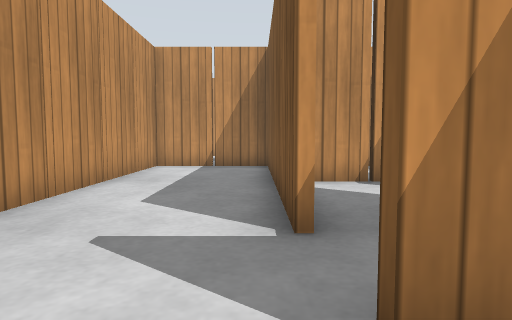
View 1 (above)

23 first-person views from a walk through a Gazebo world. The camera is 0.5 m above the floor, tilts 4° down and sees 75° across. The floor is counted in squares, 0.5 m on a side. Each view is taken from the middle of a square. On the plan, view 1 faces up. The plan holds only what a view shows up to about 12 squares ahead; the rest is blank. Simple patterns stand in for the simulator's built-in surfaces.

View 2
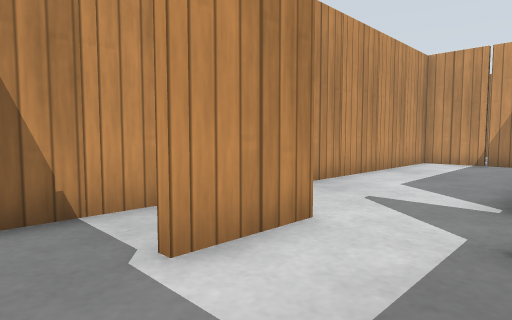

View 3
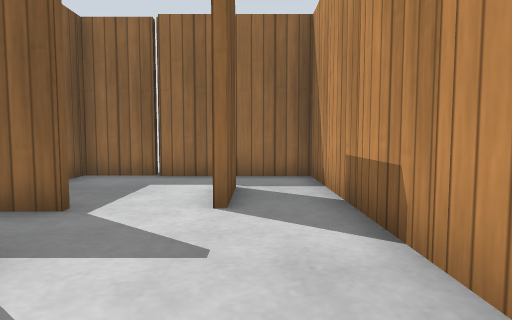

View 4
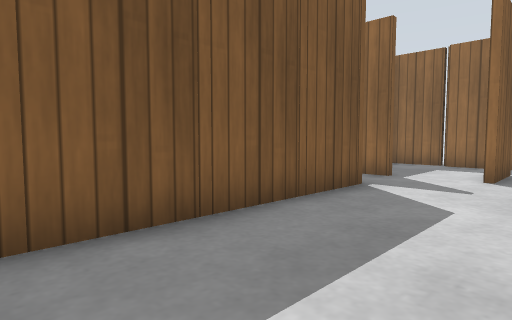

View 5
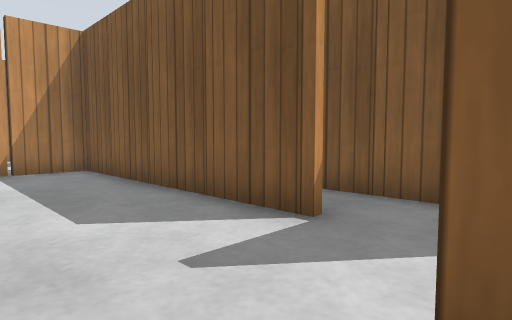

View 6
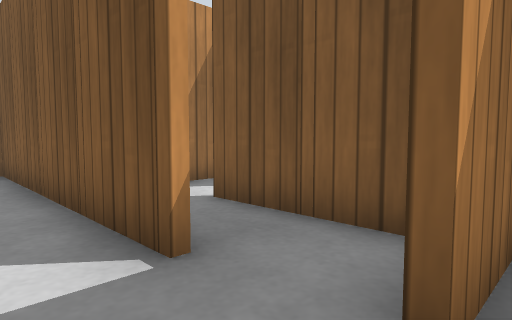

View 7
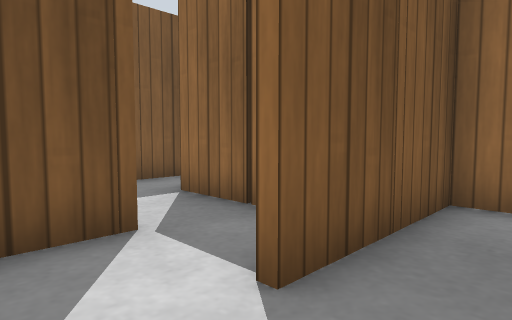

View 8
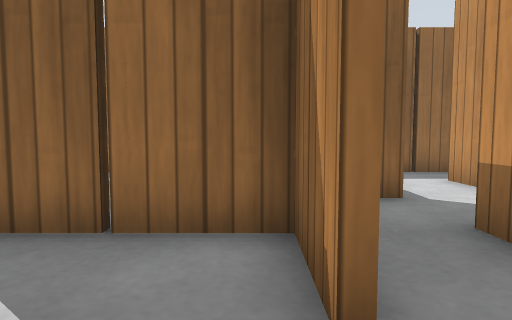

View 9
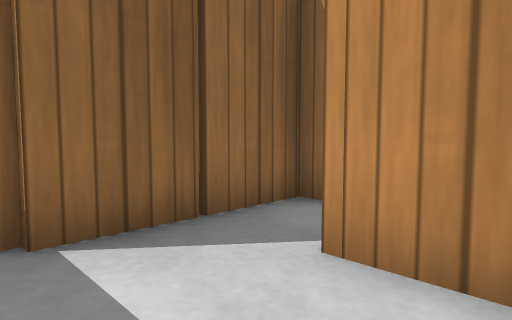

View 10
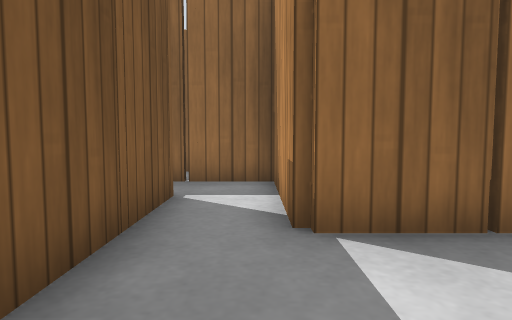

View 11
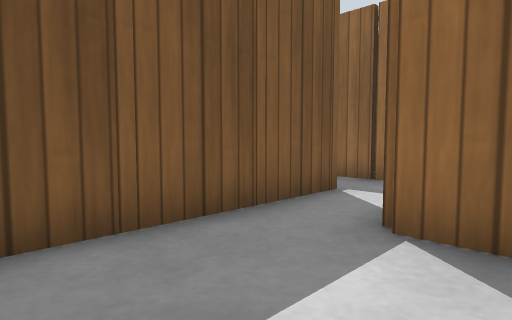

View 12
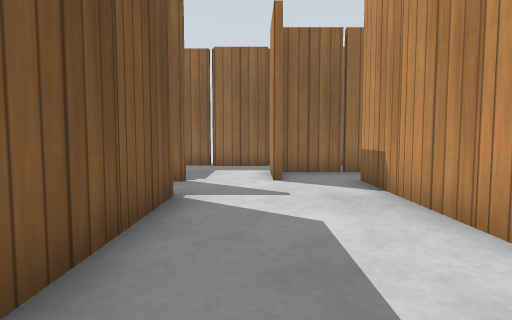

View 13
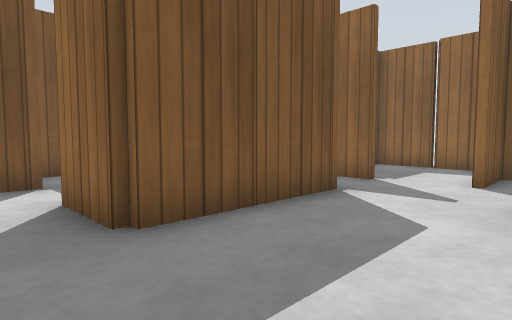

View 14
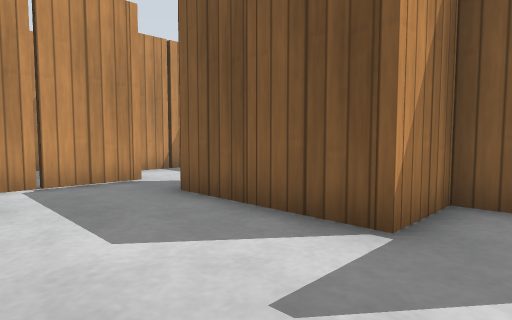

View 15
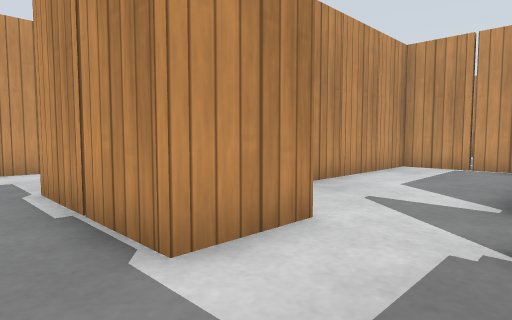

View 16
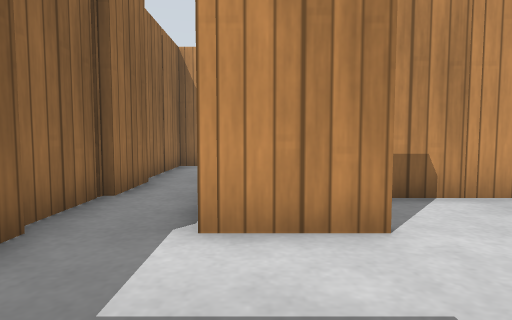

View 17
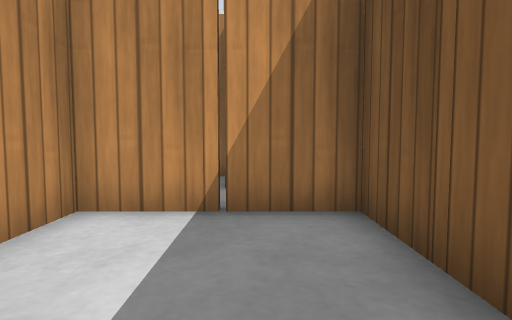

View 18
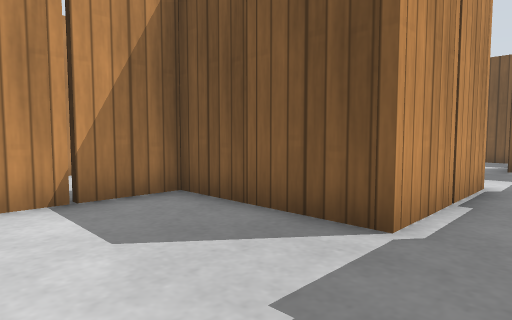

View 19
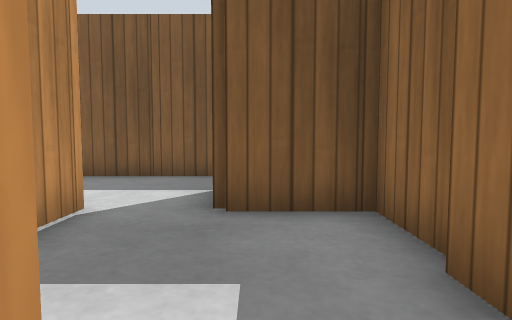

View 20
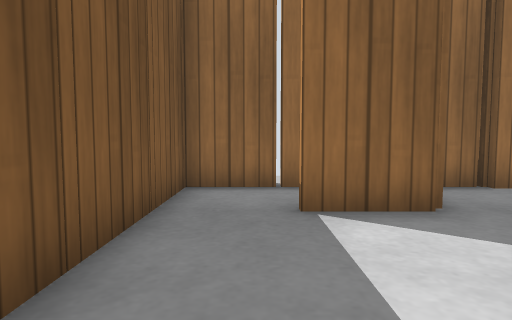

View 21
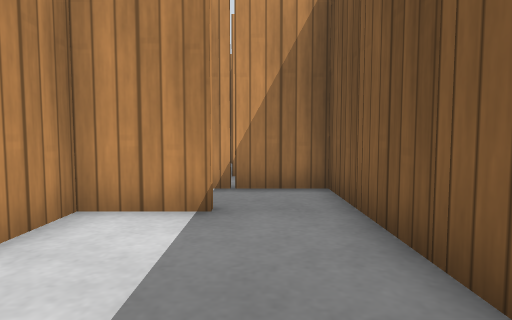

View 22
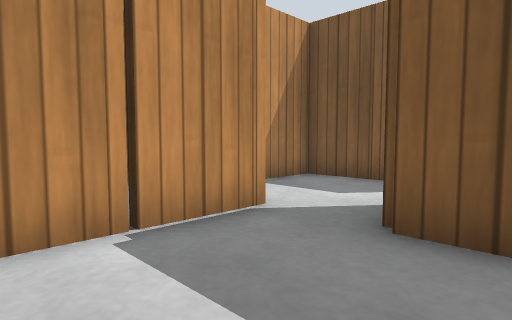

View 23
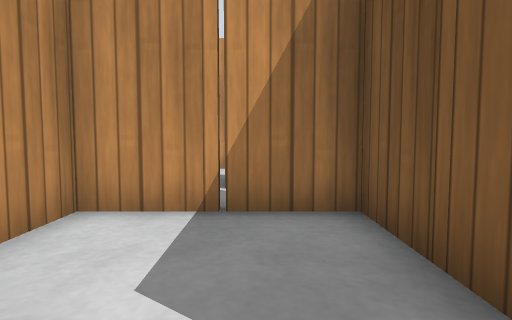

### Floor plan
Points are (right, up) in squares from view 1. A wall is a line through its corners. A room is listed if a view was taken in it or the views show most of it. See-through windows are left out.
Room 1 (views 1, 2, 3, 4, 5, 6, 7, 8, 9, 10, 11, 18, 19)
walls: (0.5, 1.6) (2.4, 1.6) (2.4, 5.5); (0.4, 4.4) (0.4, 5.5); (-1.4, 1.5) (-1.4, 0.4); (2.6, 5.5) (2.6, 3.6) (6.6, 3.6); (0.4, 6.4) (0.4, 7.5); (-1.6, 0.5) (-1.6, 1.5); (0.4, 7.9) (0.4, 11.5); (4, 7.4) (1.2, 7.4); (0.5, -2.6) (6, -2.6); (8.4, 4.5) (8.4, 5.5); (6.5, -2.4) (7.6, -2.4); (7.5, 7.4) (4.6, 7.4) (4.6, 6.4); (8.4, 6.4) (8.4, 7.4); (-0.4, 11.4) (-3.4, 11.4) (-3.4, -2.4) (-0.5, -2.4); (8.5, -2.6) (10.6, -2.6); (10.6, -0.6) (6.4, -0.6) (6.4, 1.5)
low walls: (2.4, 1.4) (0.5, 1.4)
ways out: opening at (7, 5) to room 2; opening at (9.5, -1.5) to room 2; opening at (4, 1) to room 6
objects: wooden post (-4, 0); wooden post (-4, 2); wooden post (-4, 4); wooden post (-4, 6); wooden post (-4, 8); wooden post (-4, 10); wooden post (-2, -2); wooden post (-2, 0); wooden post (-2, 11); wooden post (0, -3); wooden post (0, 4); wooden post (0, 6); wooden post (0, 8); wooden post (1, 9); wooden post (2, -2); wooden post (2, 0); wooden post (2, 4); wooden post (2, 7); wooden post (4, -3); wooden post (4, 6); wooden post (6, 0); wooden post (6, 7); wooden post (8, -3); wooden post (8, -1)
Room 2 (views 12, 13, 14, 15, 16, 17, 22)
walls: (10.6, 1.5) (10.6, -0.6); (12.5, 1.6) (13.5, 1.6); (8.4, 2.5) (8.4, 3.6); (14.4, 2.6) (14.4, 3.4) (12.4, 3.4) (12.4, 5.6); (12.4, 6.4) (12.4, 7.6); (14.5, 1.4) (13.5, 1.4); (6.6, 3.6) (6.6, -0.4) (10.4, -0.4) (10.4, 1.5); (6.4, 3.4) (5.5, 3.4); (8.4, 7.4) (7.5, 7.4); (10.5, -2.4) (12.5, -2.4); (14.4, -1.5) (14.4, -0.4); (12.5, -2.6) (14.5, -2.6); (12.5, 9.4) (8.6, 9.4) (8.6, 2.4)
ways out: opening at (7, 5) to room 1; opening at (9.5, -1.5) to room 1; opening at (15.5, 5) to room 3; opening at (13.5, -0.5) to room 4; opening at (13, 9) to room 5
objects: wooden post (6, 2); wooden post (8, 2); wooden post (8, 4); wooden post (8, 6); wooden post (9, 7); wooden post (10, 9); wooden post (11, -1); wooden post (12, -3); wooden post (12, 4); wooden post (12, 6); wooden post (14, -2); wooden post (14, 4)
Room 3 (view 20)
walls: (18.4, 3.4) (18.4, 5.4) (16.1, 5.4)
ways out: opening at (15.5, 5) to room 2; opening at (18, 4) to room 4
objects: wooden post (16, 5)
Room 4 (view 21)
walls: (16.5, 3.4) (14.6, 3.4) (14.6, 2); (14.4, -0.4) (16.5, -0.4); (16.5, -2.6) (18.4, -2.6) (18.4, 3.4)
ways out: opening at (13.5, -0.5) to room 2; opening at (18, 4) to room 3
objects: wooden post (15, 1); wooden post (16, -3); wooden post (19, -1); wooden post (19, 1); wooden post (19, 3)
Room 5 (view 23)
walls: (16.4, 8.8) (16.4, 9.5); (16.4, 10.4) (16.4, 11.4) (12.6, 11.4) (12.6, 10); (12.4, 7.6) (14.5, 7.6)
ways out: opening at (13, 9) to room 2
objects: wooden post (13, 9); wooden post (14, 11); wooden post (16, 8); wooden post (16, 10)
Room 6 (no view inside)
walls: (5.5, 3.4) (3.6, 3.4); (6.4, 2.4) (6.4, 3.4)
ways out: opening at (4, 1) to room 1
objects: wooden post (4, 3)

Positions as (right, up) in squares from view 1, and headings:
1: (0, 0), facing up
2: (1, -2), facing up-left
3: (-2, 6), facing down
4: (-3, 10), facing down-right
5: (-3, 1), facing up-right
6: (-1, 1), facing up-right
7: (1, 7), facing down-right
8: (3, 7), facing down
9: (7, 7), facing down-left
10: (7, 7), facing down
11: (5, 7), facing down-right
12: (11, 9), facing down
13: (9, 9), facing down-right
14: (9, 2), facing up-right
15: (13, -2), facing up-left
16: (14, 0), facing left
17: (7, 3), facing up
18: (3, -2), facing up-right
19: (10, -1), facing right
20: (17, 4), facing down
21: (17, -1), facing up
22: (9, 6), facing up-right
23: (15, 7), facing up
